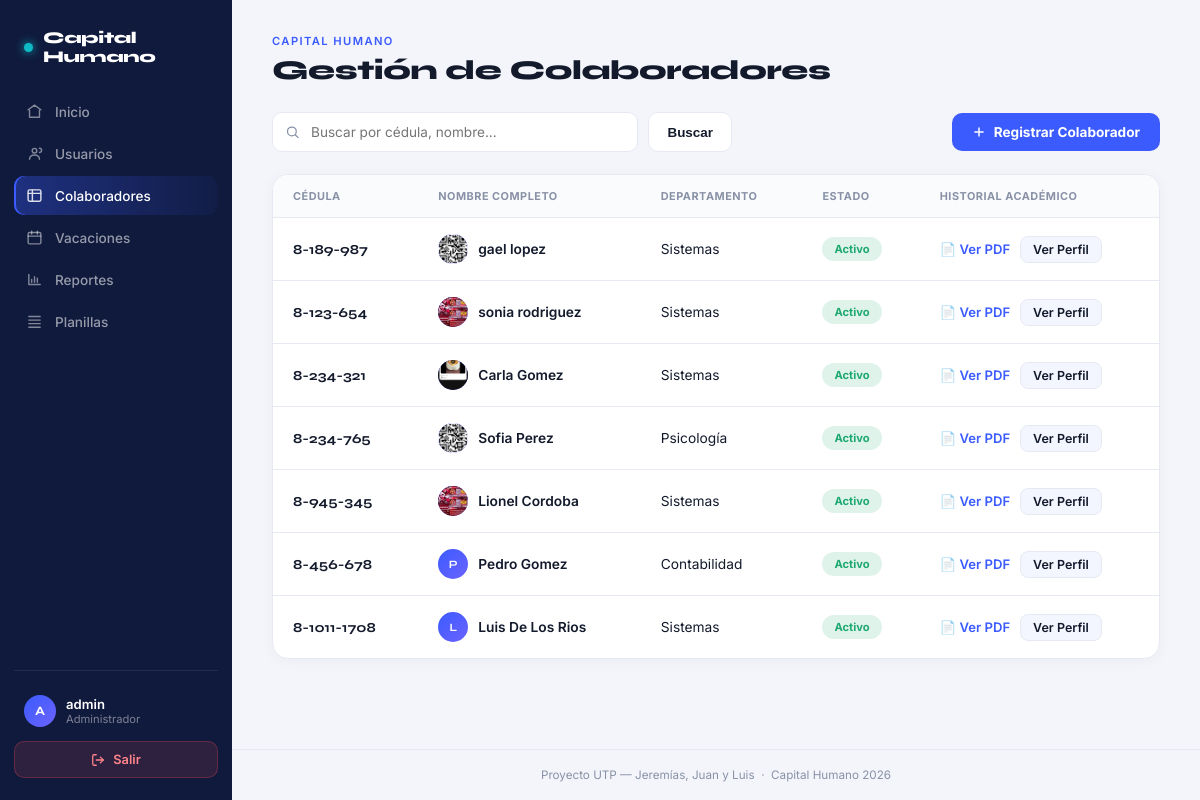
The page /colaboradores (signed in) on the database its author committed.
### tables this page shows
CREATE TABLE `colaboradores` (
  `id` int NOT NULL AUTO_INCREMENT,
  `identificacion` varchar(20) NOT NULL,
  `primer_nombre` varchar(50) NOT NULL,
  `segundo_nombre` varchar(50) DEFAULT NULL,
  `primer_apellido` varchar(50) NOT NULL,
  `segundo_apellido` varchar(50) DEFAULT NULL,
  `sexo` char(1) DEFAULT NULL,
  `fecha_nacimiento` date NOT NULL,
  `foto_perfil` varchar(255) DEFAULT NULL,
  `direccion` text,
  `correo_personal` varchar(100) DEFAULT NULL,
  `telefono` varchar(20) DEFAULT NULL,
  `celular` varchar(20) DEFAULT NULL,
  `departamento` varchar(100) NOT NULL,
  `fecha_contratacion` date NOT NULL,
  `tipo_contrato` varchar(20) DEFAULT NULL,
  `ocupacion` varchar(100) NOT NULL,
  `estatus` varchar(20) DEFAULT 'Activo',
  `empleado_activo` tinyint(1) DEFAULT '1',
  `historial_academico_pdf` varchar(255) DEFAULT NULL,
  `integrity_signature` varchar(512) DEFAULT NULL,
  PRIMARY KEY (`id`),
  UNIQUE KEY `identificacion` (`identificacion`),
  UNIQUE KEY `correo_personal` (`correo_personal`)
);

### app/Controllers/ColaboradorController.php (called while the page is built, shortened)
<?php
class ColaboradorController {
    private Colaborador $colaboradorModel;
    public function __construct(Colaborador $colaboradorModel) {
        $this->colaboradorModel = $colaboradorModel;
    }
    public function index(): void {
        $busqueda = $_GET['q'] ?? '';
        $busqueda = \App\Core\Security::sanitizeString($busqueda);
        if (!empty($busqueda)) {
            $colaboradores = $this->colaboradorModel->search($busqueda);
        } else {
            $colaboradores = $this->colaboradorModel->getAllActive();
        }
        require_once BASE_PATH . '/app/Views/modules/colaboradores/index.php';
    }
}

### app/Models/Colaborador.php (called while the page is built, shortened)
<?php
class Colaborador {
    private \PDO $db;
    public function __construct(\PDO $db) {
        $this->db = $db;
    }
    public function getAllActive(): array {
        $stmt = $this->db->query("SELECT * FROM colaboradores WHERE empleado_activo = 1 ORDER BY id DESC");
        $rows = $stmt->fetchAll(\PDO::FETCH_ASSOC);
        foreach ($rows as $row) {
            if (!empty($row[Integrity::getSignatureField()])) {
                Integrity::verifyRow($row, 'colaboradores', $row['id'], $this->db);
            }
        }
        return $rows;
    }
}

### app/Core/Integrity.php (called while the page is built, shortened)
<?php
class Integrity {
    private static ?string $secretKey = null;
    private static array $tableColumnsCache = [];
    public static function getSecretKey(): string {
        if (self::$secretKey !== null) {
            return self::$secretKey;
        }
        $envKey = getenv('INTEGRITY_SECRET');
        self::$secretKey = $envKey !== false && $envKey !== '' ? $envKey : self::DEFAULT_SECRET;
        return self::$secretKey;
    }
    public static function getTableColumns(\PDO $db, string $table): array {
        $table = self::sanitizeIdentifier($table);
        if (isset(self::$tableColumnsCache[$table])) {
            return self::$tableColumnsCache[$table];
        }
        $columns = [];
        $stmt = $db->query("SHOW COLUMNS FROM {$table}");
        foreach ($stmt->fetchAll(\PDO::FETCH_ASSOC) as $col) {
            if (!in_array($col['Field'], ['id', self::getSignatureField()], true)) {
                $columns[] = $col['Field'];
            }
        }
        self::$tableColumnsCache[$table] = $columns;
        return $columns;
    }
    public static function buildPayload(array $fields): string {
        ksort($fields);
        $parts = [];
        foreach ($fields as $key => $value) {
            $parts[] = $key . '=' . (string)$value;
        }
        return implode('|', $parts);
    }
    public static function getSignatureField(): string {
        return 'integrity_signature';
    }
    public static function signRecord(array $fields): string {
        $payload = self::buildPayload($fields);
        return base64_encode(hash_hmac('sha256', $payload, self::getSecretKey(), true));
    }
    public static function verifyRecord(array $fields, string $signature): bool {
        return hash_equals(self::signRecord($fields), $signature);
    }
    private static function sanitizeIdentifier(string $value): string {
        $clean = preg_replace('/[^a-zA-Z0-9_]/', '', $value);
        return $clean;
    }
    public static function getRowPayloadFields(array $row, array $allowedColumns = []): array {
        $signatureKey = self::getSignatureField();
        $payload = [];
        foreach ($row as $key => $value) {
            if (!is_string($key) || $key === $signatureKey || $key === 'id') {
                continue;
            }
            $payload[$key] = $value;
        }
        return $payload;
    }
    public static function verifyRow(array $row, string $table, string|int $id, ?\PDO $db = null): void {
        $signatureKey = self::getSignatureField();
        $signature = (string)$row[$signatureKey];
        $allowedColumns = [];
        if ($db !== null) {
            $allowedColumns = self::getTableColumns($db, $table);
        }
        $payloadFields = self::getRowPayloadFields($row, $allowedColumns);
    }
}

### app/Views/modules/colaboradores/index.php (the view, shortened to what this page needs)
<!DOCTYPE html>
<html lang="es">
<head>
</head>
<body>
    <aside class="sidebar">
        <a class="sidebar-brand" href="/home"><span class="dot"></span>Capital Humano</a>
        <ul class="sidebar-nav">
            <li class="sidebar-item">
                <a class="sidebar-link" href="/home">
                    <svg width="17" height="17" viewBox="0 0 24 24" fill="none" stroke="currentColor" stroke-width="2" stroke-linecap="round" stroke-linejoin="round"><path d="M3 9.5 12 3l9 6.5"/><path d="M5 10v10h14V10"/></svg>
                    Inicio
                </a>
            </li>
            <li class="sidebar-item">
                <a class="sidebar-link" href="/usuarios">
                    <svg width="17" height="17" viewBox="0 0 24 24" fill="none" stroke="currentColor" stroke-width="2" stroke-linecap="round" stroke-linejoin="round"><circle cx="12" cy="8" r="3.2"/><path d="M5 20c0-3.5 3-6 7-6s7 2.5 7 6"/><path d="M19 4.5a3 3 0 0 1 0 6"/></svg>
                    Usuarios
                </a>
            </li>
            <li class="sidebar-item active">
                <a class="sidebar-link" href="/colaboradores">
                    <svg width="17" height="17" viewBox="0 0 24 24" fill="none" stroke="currentColor" stroke-width="2" stroke-linecap="round" stroke-linejoin="round"><rect x="3" y="4" width="18" height="16" rx="2"/><path d="M3 9h18M9 4v16"/></svg>
                    Colaboradores
                </a>
            </li>
            <li class="sidebar-item">
                <a class="sidebar-link" href="/vacaciones">
                    <svg width="17" height="17" viewBox="0 0 24 24" fill="none" stroke="currentColor" stroke-width="2" stroke-linecap="round" stroke-linejoin="round"><rect x="3" y="5" width="18" height="16" rx="2"/><path d="M3 10h18M8 3v4M16 3v4"/></svg>
                    Vacaciones
                </a>
            </li>
            <li class="sidebar-item">
                <a class="sidebar-link" href="/reportes">
                    <svg width="17" height="17" viewBox="0 0 24 24" fill="none" stroke="currentColor" stroke-width="2" stroke-linecap="round" stroke-linejoin="round"><path d="M4 19V5M4 19h16M8 16v-4M12 16V8M16 16v-6"/></svg>
                    Reportes
                </a>
            </li>
            <li class="sidebar-item">
                <a class="sidebar-link" href="/planillas">
                    <svg width="17" height="17" viewBox="0 0 24 24" fill="none" stroke="currentColor" stroke-width="2" stroke-linecap="round" stroke-linejoin="round"><path d="M4 5h16M4 10h16M4 15h16M4 20h16"/></svg>
                    Planillas
                </a>
            </li>
        </ul>
        <div class="sidebar-foot">
            <div class="sidebar-user">
                <div class="sidebar-avatar"><?php echo strtoupper(substr($_SESSION['username'] ?? 'U', 0, 1)); ?></div>
                <div class="who">
                    <b><?php echo htmlspecialchars($_SESSION['username'] ?? 'Usuario'); ?></b>
                    <span>Administrador</span>
                </div>
            </div>
            <a href="/logout" class="btn-logout">
                <svg width="14" height="14" viewBox="0 0 24 24" fill="none" stroke="currentColor" stroke-width="2.2" stroke-linecap="round" stroke-linejoin="round"><path d="M9 21H5a2 2 0 0 1-2-2V5a2 2 0 0 1 2-2h4"/><path d="M16 17l5-5-5-5"/><path d="M21 12H9"/></svg>
                Salir
            </a>
        </div>
    </aside>
    <div class="main-wrap">
        <main class="main-container">
            <div class="page-title">
                <p class="eyebrow">Capital Humano</p>
                <h1>Gestión de Colaboradores</h1>
            </div>
            <div class="header-actions">
                <form action="/colaboradores" method="GET" class="search-form">
                    <div class="search-input-wrap">
                        <input type="text" name="q" class="search-input" placeholder="Buscar por cédula, nombre..." value="<?php echo htmlspecialchars($_GET['q'] ?? ''); ?>">
                    </div>
                    <button type="submit" class="btn-secondary">Buscar</button>
                </form>
                <a href="/colaboradores/crear" class="btn-primary">
                    <svg width="14" height="14" viewBox="0 0 24 24" fill="none" stroke="currentColor" stroke-width="2.5" stroke-linecap="round" stroke-linejoin="round"><path d="M12 5v14M5 12h14"/></svg>
                    Registrar Colaborador
                </a>
            </div>
            <div class="table-container">
                <div class="table-wrap">
                    <table>
                        <thead>
                            <tr>
                                <th>Cédula</th>
                                <th>Nombre Completo</th>
                                <th>Departamento</th>
                                <th>Estado</th>
                                <th>Historial Académico</th>
                            </tr>
                        </thead>
                        <tbody>
                            <?php if(!empty($colaboradores)): ?>
                                <?php foreach ($colaboradores as $c): ?>
                                <tr class="entering">
                                    <td><span class="cedula"><?php echo htmlspecialchars($c['identificacion']); ?></span></td>
                                    <td>
                                        <div class="nombre-cell">
                                            <div class="avatar-sm">
                                                <?php if (!empty($c['foto_perfil'])): ?>
                                                    <img src="/uploads/<?php echo htmlspecialchars($c['foto_perfil']); ?>" alt="Foto <?php echo htmlspecialchars($c['primer_nombre']); ?>">
                                                <?php else: ?>
                                                    <?php echo strtoupper(substr($c['primer_nombre'], 0, 1)); ?>
                                                <?php endif; ?>
                                            </div>
                                            <?php echo htmlspecialchars($c['primer_nombre'] . ' ' . $c['primer_apellido']); ?>
                                        </div>
                                    </td>
                                    <td><?php echo htmlspecialchars($c['departamento']); ?></td>
                                    <td><span class="badge-active"><?php echo htmlspecialchars($c['estatus'] ?? 'Activo'); ?></span></td>
                                    <td>
                                        <?php if(!empty($c['historial_academico_pdf'])): ?>
                                            <div class="doc-actions">
                                                <a href="/uploads/<?php echo htmlspecialchars($c['historial_academico_pdf']); ?>" target="_blank" class="pdf-link">📄 Ver PDF</a>
                                                <a href="/colaboradores/perfil?id=<?php echo htmlspecialchars($c['id']); ?>" class="btn-perfil">Ver Perfil</a>
                                            </div>
                                        <?php else: ?>
                                            <span class="no-doc">Sin documento</span>
                                        <?php endif; ?>
                                    </td>
                                </tr>
                                <?php endforeach; ?>
                            <?php endif; ?>
                        </tbody>
                    </table>
                </div>
            </div>
        </main>
        <footer>
            Proyecto UTP &mdash; Jeremías, Juan y Luis &nbsp;·&nbsp; Capital Humano <?php echo date('Y'); ?>
        </footer>
    </div>
</body>
</html>

### public/index.php (shortened to what this page needs)
<?php
require_once BASE_PATH . '/app/Core/Integrity.php';
require_once BASE_PATH . '/app/Models/Colaborador.php';
require_once BASE_PATH . '/app/Controllers/ColaboradorController.php';
$uri = parse_url($_SERVER['REQUEST_URI'], PHP_URL_PATH);
$uri = '/' . trim($uri, '/');
$db = \App\Core\Database::getInstance();
$colaboradorModel = new \App\Models\Colaborador($db);
$colaboradorController = new \App\Controllers\ColaboradorController($colaboradorModel);
switch ($uri) {
    case '/colaboradores':
        $colaboradorController->index();
        break;
}

### rows shown on the page
colaboradores: identificacion "8-189-987", foto_perfil (picture), primer_nombre+primer_apellido "gael lopez", departamento "Sistemas", estatus "Activo"
colaboradores: identificacion "8-123-654", foto_perfil (picture), primer_nombre+primer_apellido "sonia rodriguez", departamento "Sistemas", estatus "Activo"
colaboradores: identificacion "8-234-321", foto_perfil (picture), primer_nombre+primer_apellido "Carla Gomez", departamento "Sistemas", estatus "Activo"
colaboradores: identificacion "8-234-765", foto_perfil (picture), primer_nombre+primer_apellido "Sofia Perez", departamento "Psicología", estatus "Activo"
colaboradores: identificacion "8-945-345", foto_perfil (picture), primer_nombre+primer_apellido "Lionel Cordoba", departamento "Sistemas", estatus "Activo"
colaboradores: identificacion "8-456-678", primer_nombre "P", primer_nombre+primer_apellido "Pedro Gomez", departamento "Contabilidad", estatus "Activo"
colaboradores: identificacion "8-1011-1708", primer_nombre "L", primer_nombre+primer_apellido "Luis De Los Rios", departamento "Sistemas", estatus "Activo"

### other values the page prints
substr($_SESSION['username'] ?? 'U', 0, 1) "A"
$_SESSION['username'] "admin"
